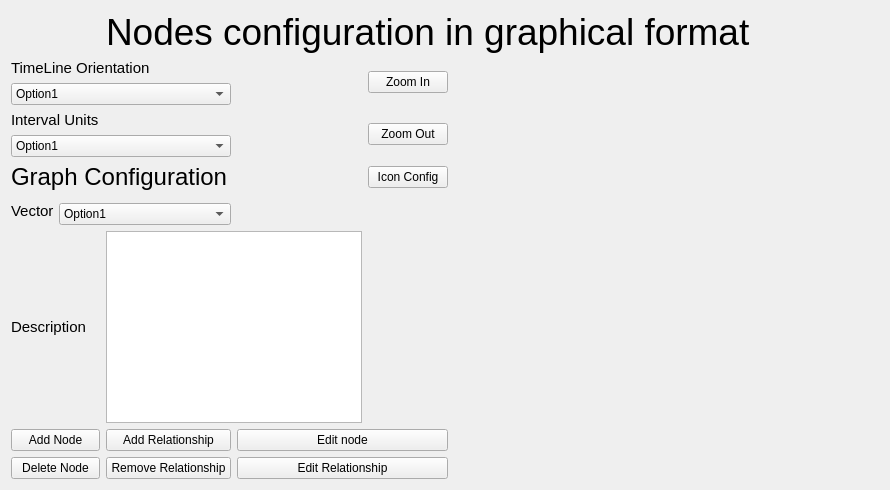
      <widget class="QWidget" name="tab_7">
       <attribute name="title">
        <string>Graph View</string>
       </attribute>
       <layout class="QGridLayout" name="gridLayout_3">
        <item row="1" column="5" rowspan="8">
         <widget class="QLabel" name="label_7">
          <property name="sizePolicy">
           <sizepolicy hsizetype="Preferred" vsizetype="Preferred">
            <horstretch>2</horstretch>
            <verstretch>0</verstretch>
           </sizepolicy>
          </property>
          <property name="text">
           <string>&lt;html&gt;&lt;head/&gt;&lt;body&gt;&lt;p&gt;&lt;img src=&quot;:/graph/graph.png&quot;/&gt;&lt;/p&gt;&lt;/body&gt;&lt;/html&gt;</string>
          </property>
          <property name="scaledContents">
           <bool>false</bool>
          </property>
          <property name="alignment">
           <set>Qt::AlignCenter</set>
          </property>
         </widget>
        </item>
        <item row="0" column="2" colspan="4">
         <widget class="QLabel" name="GraphViewNodesLabel">
          <property name="font">
           <font>
            <pointsize>28</pointsize>
           </font>
          </property>
          <property name="text">
           <string>Nodes configuration in graphical format</string>
          </property>
         </widget>
        </item>
        <item row="2" column="0" colspan="3">
         <widget class="QComboBox" name="GraphViewTimeLineOption">
          <item>
           <property name="text">
            <string>Option1</string>
           </property>
          </item>
          <item>
           <property name="text">
            <string>Option 2</string>
           </property>
          </item>
         </widget>
        </item>
        <item row="7" column="1" colspan="2">
         <widget class="QComboBox" name="GraphViewVectorOptions">
          <item>
           <property name="text">
            <string>Option1</string>
           </property>
          </item>
          <item>
           <property name="text">
            <string>Option 2</string>
           </property>
          </item>
         </widget>
        </item>
        <item row="9" column="0" colspan="2">
         <widget class="QPushButton" name="GraphViewAddNodeBut">
          <property name="text">
           <string>Add Node</string>
          </property>
         </widget>
        </item>
        <item row="9" column="2">
         <widget class="QPushButton" name="GraphViewAddRelationshipBut">
          <property name="text">
           <string>Add Relationship</string>
          </property>
         </widget>
        </item>
        <item row="9" column="3" colspan="2">
         <widget class="QPushButton" name="GraphViewEditNodeBut">
          <property name="text">
           <string>Edit node</string>
          </property>
         </widget>
        </item>
        <item row="5" column="0" colspan="3">
         <widget class="QLabel" name="GraphViewGraphConfigLabel">
          <property name="font">
           <font>
            <pointsize>18</pointsize>
           </font>
          </property>
          <property name="text">
           <string>Graph Configuration</string>
          </property>
         </widget>
        </item>
        <item row="10" column="0" colspan="2">
         <widget class="QPushButton" name="GraphViewDeleteNodeBut">
          <property name="text">
           <string>Delete Node</string>
          </property>
         </widget>
        </item>
        <item row="10" column="2">
         <widget class="QPushButton" name="GraphViewRemRelationshipBut">
          <property name="text">
           <string>Remove Relationship</string>
          </property>
         </widget>
        </item>
        <item row="5" column="4">
         <widget class="QPushButton" name="GraphViewIconConfigBut">
          <property name="text">
           <string>Icon Config</string>
          </property>
         </widget>
        </item>
        <item row="4" column="0" colspan="3">
         <widget class="QComboBox" name="GraphViewIntervalOptions">
          <item>
           <property name="text">
            <string>Option1</string>
           </property>
          </item>
          <item>
           <property name="text">
            <string>Option 2</string>
           </property>
          </item>
         </widget>
        </item>
        <item row="1" column="0" colspan="3">
         <widget class="QLabel" name="GraphViewTimelineLabel">
          <property name="font">
           <font>
            <pointsize>11</pointsize>
           </font>
          </property>
          <property name="text">
           <string>TimeLine Orientation</string>
          </property>
         </widget>
        </item>
        <item row="3" column="4" rowspan="2">
         <widget class="QPushButton" name="GraphViewZoomOutBut">
          <property name="text">
           <string>Zoom Out</string>
          </property>
         </widget>
        </item>
        <item row="8" column="0" colspan="2">
         <widget class="QLabel" name="GraphViewDescriptionLabel">
          <property name="font">
           <font>
            <pointsize>11</pointsize>
           </font>
          </property>
          <property name="text">
           <string>Description</string>
          </property>
         </widget>
        </item>
        <item row="10" column="3" colspan="2">
         <widget class="QPushButton" name="GraphViewEditRelationshipBut">
          <property name="text">
           <string>Edit Relationship</string>
          </property>
         </widget>
        </item>
        <item row="3" column="0" colspan="3">
         <widget class="QLabel" name="GraphViewIntervalLabel">
          <property name="font">
           <font>
            <pointsize>11</pointsize>
           </font>
          </property>
          <property name="text">
           <string>Interval Units</string>
          </property>
         </widget>
        </item>
        <item row="6" column="0" rowspan="2" colspan="3">
         <widget class="QLabel" name="GraphViewVectorLabel">
          <property name="font">
           <font>
            <pointsize>11</pointsize>
           </font>
          </property>
          <property name="text">
           <string>Vector</string>
          </property>
         </widget>
        </item>
        <item row="8" column="2" colspan="2">
         <widget class="QPlainTextEdit" name="GraphViewDescriptionTextBox"/>
        </item>
        <item row="1" column="4" rowspan="2">
         <widget class="QPushButton" name="GraphViewZoomInBut">
          <property name="text">
           <string>Zoom In</string>
          </property>
         </widget>
        </item>
       </layout>
      </widget>
